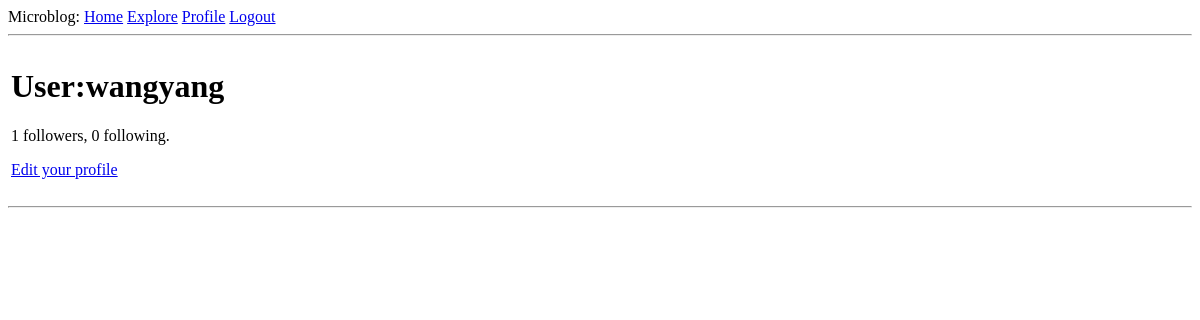
The app's page /user/wangyang (signed in), older data.
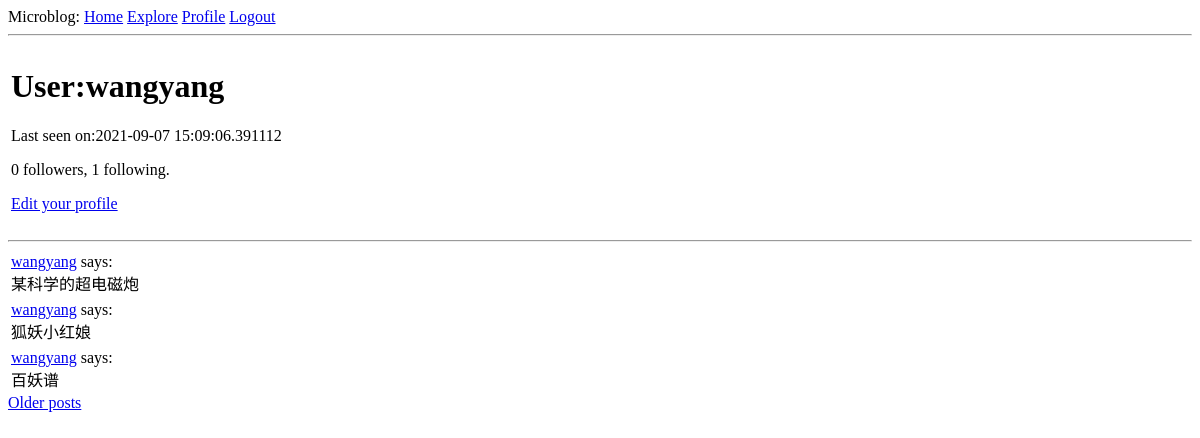
The same page, newer data.
### app/models.py (models this page shows, shortened)
class User(UserMixin, db.Model):
	id = db.Column(db.Integer, primary_key=True)
	username = db.Column(db.String(64), index=True, unique=True)
	email = db.Column(db.String(120), index=True, unique=True)
	password_hash = db.Column(db.String(128))
	posts = db.relationship('Post', backref='author', lazy='dynamic')
	about_me = db.Column(db.String(140))
	last_seen = db.Column(db.DateTime, default=datetime.utcnow)
	followed = db.relationship(
		'User',
		secondary=followers,
		primaryjoin=(followers.c.follower_id==id),
		secondaryjoin=(followers.c.followed_id==id),
		backref=db.backref('followers', lazy='dynamic'),
		lazy='dynamic'
		)
	def avatar(self, size):
		digest = md5(self.email.lower().encode('utf-8')).hexdigest()
		return 'https://www.gravatar.com/avatar/{}?d=identicon&s={}'.format(
			digest, size)

class Post(db.Model):
	id = db.Column(db.Integer, primary_key=True)
	body = db.Column(db.String(140))
	timestamp = db.Column(db.DateTime, index=True, default=datetime.utcnow)
	user_id = db.Column(db.Integer, db.ForeignKey('user.id'))

### app/routes.py (the view)
@app.route('/user/<username>')
@login_required
def user(username):
    user = User.query.filter_by(username=username).first_or_404()
    page = request.args.get('page', 1, type=int)
    posts = user.posts.order_by(Post.timestamp.desc()).paginate(page, app.config['POSTS_PER_PAGE'], False)
    next_url = url_for('user', username=user.username, page=posts.next_num) if posts.has_next else None
    prev_url = url_for('user', username=user.username, page=posts.prev_num) if posts.has_prev else None
    return render_template('user.html', user=user, posts=posts.items, next_url=next_url, prev_url=prev_url)

### app/models.py (called while the page is built)
@login.user_loader
def load_user(id):
    return User.query.get(int(id))

### app/routes.py (called while the page is built)
@app.before_request
def before_request():
    if current_user.is_authenticated:
        current_user.last_seen = datetime.utcnow()
        db.session.commit()

### app/templates/user.html (shortened to what this page needs)
{% extends "base.html" %}
{% block content %}
    <table>
        <tr valign="top">
            <td>
                <h1>User:{{ user.username }}</h1>
				{% if user.last_seen %}
					<p>Last seen on:{{ user.last_seen }}</p>
				{% endif %}
				<p>{{ user.followers.count() }} followers, {{ user.followed.count() }} following.</p>
            	{% if user == current_user %}
					<p>
						<a href="{{ url_for('edit_profile') }}">Edit your profile</a>
					</p>
				{% endif %}
            </td>
        </tr>
    </table>
	<hr>
	{% for post in posts %}
        {% include '_post.html' %}
	{% endfor%}
	{% if next_url %}
		<a href="{{ next_url }}">Older posts</a>
	{% endif %}
{% endblock%}

### app/templates/_post.html
<table>
    <tr valign="top">
        <td>
            <a href="{{ url_for('user', username=post.author.username) }}">{{ post.author.username }}</a> says:<br>{{ post.body }}
        </td>
    </tr>
</table>

Row changes from the older to the newer data that the page shows:
changed User "wangyang": last_seen (not shown) → "2021-09-07 15:09:06.391112"
added Post: author.username "wangyang", body "某科学的超电磁炮"
added Post: author.username "wangyang", body "狐妖小红娘"
added Post: author.username "wangyang", body "百妖谱"
Text that changed along with them:
{{ user.followers.count() }}: "1" → "0"
{{ user.followed.count() }}: "0" → "1"
text now shown: "Last seen on: Older posts"
